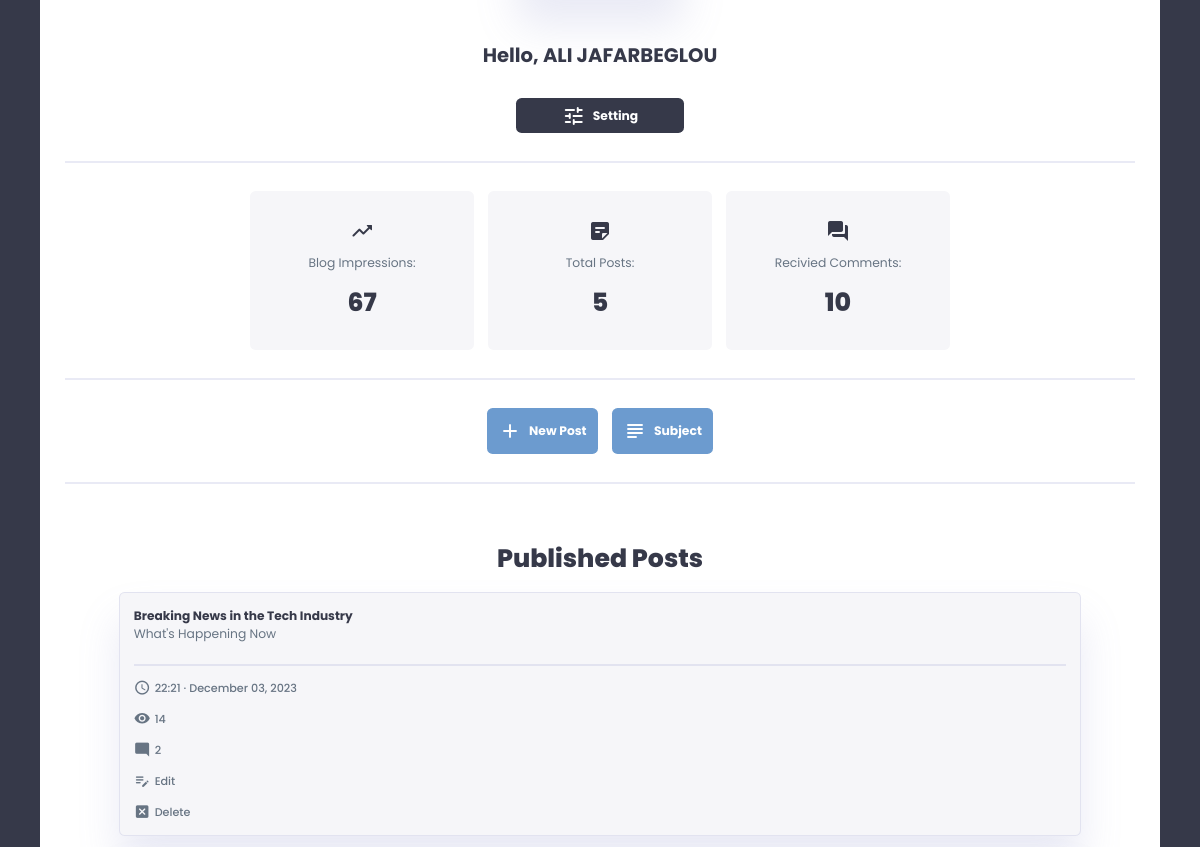
Before: /auth/admin_dashboard (signed in, middle part) with the older database file.
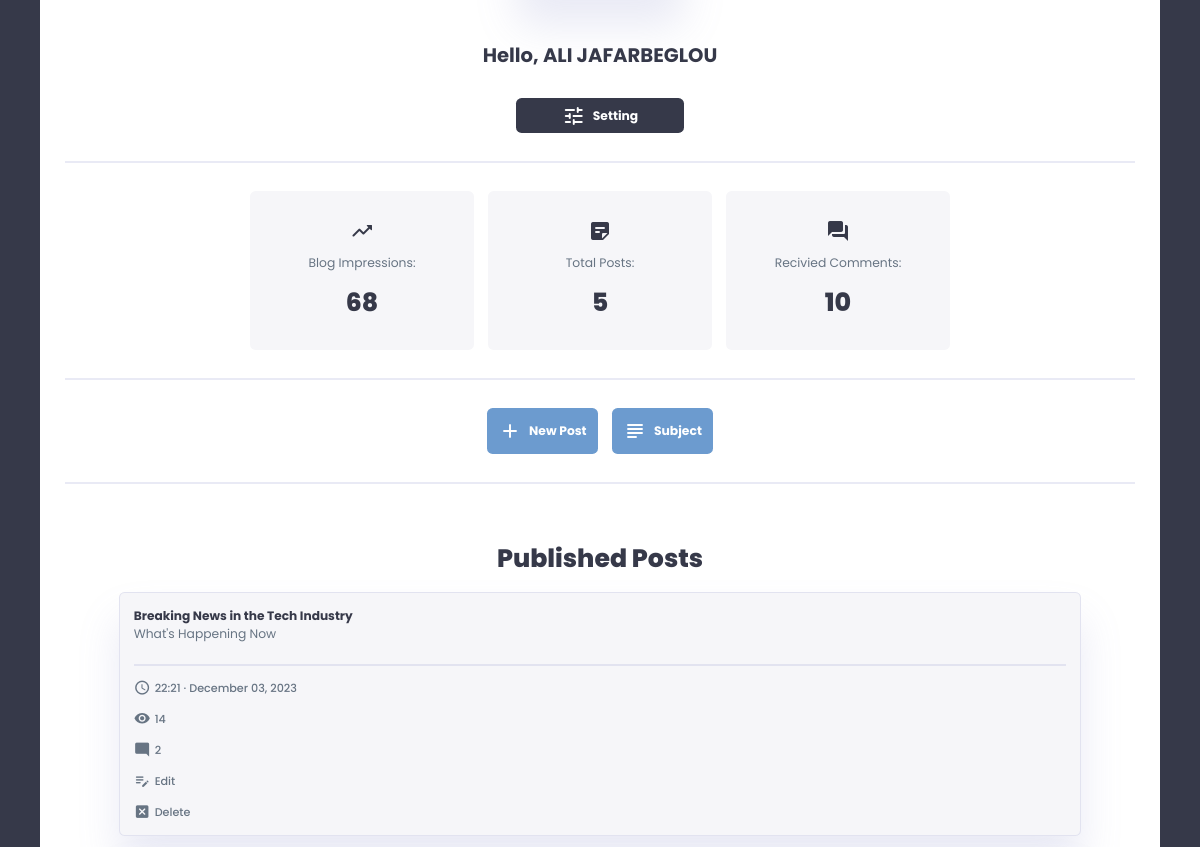
After: the same page with the newer database file.
### app/models/blog.py (models this page shows, shortened)
class Blog(db.Model, UserMixin):
    __tablename__ = 'blog'
    id = db.Column(db.Integer, primary_key=True)
    email = db.Column(db.String(120), unique=True, nullable=False)
    password = db.Column(db.String(80), nullable=False)
    subdomain = db.Column(db.String(100), unique=True, nullable=False)
    blog_title = db.Column(db.String(40), nullable=True)
    blog_subtitle = db.Column(db.String(100), nullable=True)
    blog_about = db.Column(db.Text, nullable=True)
    author = db.Column(db.String(100), nullable=True)
    author_bio = db.Column(db.Text, nullable=True)
    profile_pic = db.Column(db.String(20), nullable=True)
    header_pic = db.Column(db.String(20), nullable=True)
    url = db.Column(db.String(60), nullable=True)
    created_at = db.Column(db.DateTime, nullable=False, default=datetime.utcnow)
    impressions = db.Column(db.Integer, default=0)
    is_block = db.Column(db.Boolean, default=False)
    subjects = relationship('Subject', back_populates='blog')
    posts = relationship('Post', back_populates='blog')
    comments = db.relationship('Comment', back_populates='blog')

### app/routes/auth_routes.py (the view)
@auth_routes.route('/admin_dashboard')
@login_required
def admin_dashboard():
    posts = Post.query.filter_by(blog_id=current_user.id).order_by(Post.created_at.desc()).all()
    return render_template('auth/admin_dashboard.html', current_user=current_user, posts=posts)

### app/__init__.py (called while the page is built)
@login_manager.user_loader
def load_user(blog_id):
    return Blog.query.get(int(blog_id))

### app/routes/auth_routes.py (called while the page is built)
@auth_routes.before_request
def before_request():
    g.csrf_token = generate_csrf()  # from flask import g

### app/templates/auth/admin_dashboard.html (shortened to what this page needs)
{% extends 'admin_base.html' %}
{% block admin %}
<div class="admin_panel">
    <div class="admin_info">
        <div class="admin_bio">
            <h3>Hello, {{current_user.author}}</h3>
            <a href="{{ url_for('auth.setting') }}"><span class="material-icons-round">tune</span>Setting</a>
        </div>
    </div>
    <hr class="hr-100">
    <div class="analysis">
        <div>
            <span class="material-icons-round">trending_up</span>
            <p>Blog Impressions:</p>
            <h1>{{current_user.impressions}}</h1>
        </div>
        <div>
            <span class="material-icons-round">sticky_note_2</span>
            <p>Total Posts:</p>
            <h1>{{current_user.posts | length}}</h1>
        </div>
        <div>
            <span class="material-icons-round">question_answer</span>
            <p>Recivied Comments:</p>
            <h1>{{current_user.comments | length}}</h1>
        </div>
    </div>
    <hr class="hr-100">
    <div class="new_post_btn">
        <a href="{{ url_for('auth.create_post') }}"><span class="material-icons-round">add</span>New Post</a>
        <a href="{{url_for('auth.create_subject')}}"><span class="material-icons-round">subject</span>Subject</a>
    </div>
    <hr class="hr-100">
    <div class="pre_posts">
        <h1>Published Posts</h1>
        {% if posts %}
        {% for post in posts %}
        <div class="pre_tab">
            <div class="title">
                <a href="{{url_for('blog.view_post', user_subdomain=current_user.subdomain, post_id=post.id)}}"
                    target="_blank">
                    <h3>{{post.title}}</h3>
                    <p>{{post.subtitle}}</p>
                </a>
            </div>
            <hr class="line">
            <div class="btn_sec">
                <h3><span class="material-icons-round">schedule</span>{{post.created_at.strftime('%H:%M · %B %d, %Y')}}
                </h3>
                <h3><span class="material-icons-round">visibility</span>{{post.views}}</h3>
                <a href="{{ url_for('auth.post_comments', post_id=post.id) }}">
                    <span class="material-icons-round">mode_comment</span>
                    <h3>{{ post.comments|length }}</h3>
                </a>
                <a href="{{ url_for('auth.edit_post', post_id=post.id) }}">
                    <span class="material-icons-round">edit_note</span>
                    <h3>Edit</h3>
                </a>
                <a href="#" class="delete-post" data-post-id="{{ post.id }}">
                    <span class="material-icons-round">disabled_by_default</span>
                    <h3>Delete</h3>
                </a>
            </div>
        </div>
        {% endfor %}
        {% endif %}
    </div>
</div>
{% endblock %}

Changed rows visible on the page:
changed Blog "ALI JAFARBEGLOU": impressions "67" → "68"
